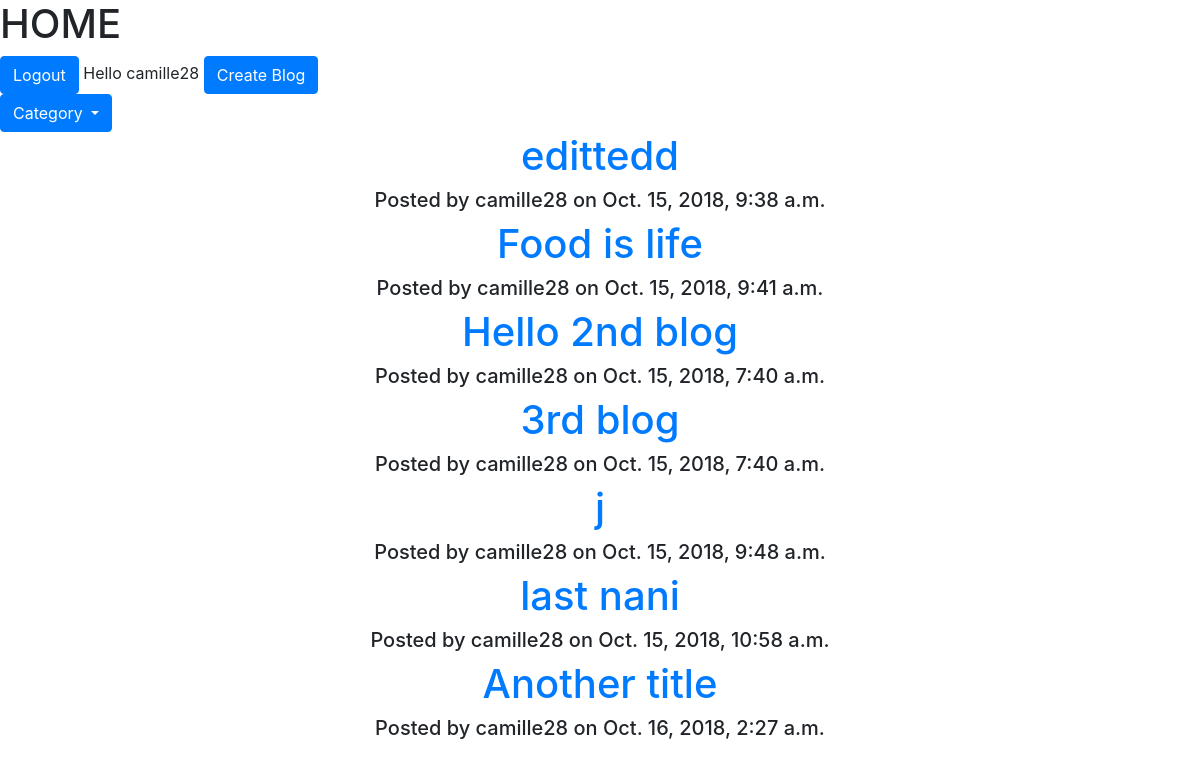
Page /blogs/ (signed in) on the earlier database version.
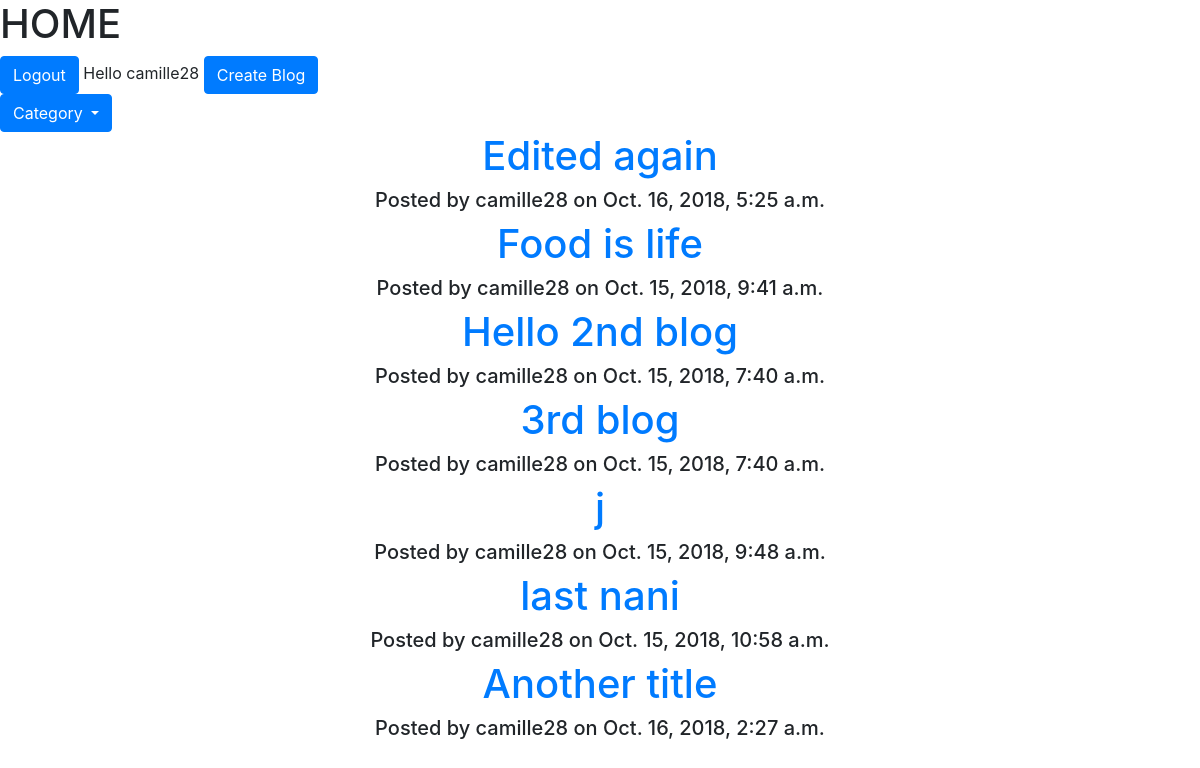
Same page on the later database version.
### mainblog/models.py (models this page shows, shortened)
class Post(models.Model):
    title = models.CharField(max_length=50)
    author = models.ForeignKey(User, on_delete=models.CASCADE)
    date_added = models.DateTimeField(default=timezone.now)
    date_mod = models.DateTimeField(null=True)
    text = models.TextField(null=True)
    is_archived = models.BooleanField(default=False)
    cover_image = models.ImageField(upload_to='cover_images/')
    category = models.ForeignKey("Category", on_delete=models.CASCADE)
    tag = models.ManyToManyField("Tag")

### mainblog/views.py (the view)
# urls.py: path('', views.index, name='index'),
def index(request):
    posts = Post.objects.filter(is_archived=False)
    category = Category.objects.all()
    if request.user.is_authenticated:
        posts = posts.filter(author=request.user)
    context = {'posts': posts, 'category': category}
    return render(request,'home.html', context)

### templates/home.html (shortened to what this page needs)
{% extends 'base.html'%}
{% block content %}
<h1> HOME </h1>
 {% if user.is_authenticated %}
        <a class="btn btn-primary" href="{% url 'signout'%}">Logout</a>
        Hello {{user.username}}
        <span><a class="btn btn-primary" href="{% url 'create_post' %}">Create Blog </a></span>
        <div class="dropdown">
            <button class="btn btn-primary dropdown-toggle" type="button" id="dropdownMenuButton" data-toggle="dropdown" aria-haspopup="true" aria-expanded="false"> Category </button>
        </div>
        <center>
        <div class="container">
            {% for post in posts %}
                <h1> <a href="{% url 'blog_post' post.id %}"> {{ post.title }} </a></h1>
                <h5> Posted by  {{ post.author }} on  {{ post.date_added}} </h5>
            {% endfor %}
        </div>
        </center>
 {% else %}
        <p><a href="{% url 'signup'%}"> signup </p>
        <p><a href="{% url 'signin'%}"> login </p>
 {% endif %}
{% endblock %}

### templates/base.html (shortened to what this page needs)
{% load static %}
<!DOCTYPE html>
<html>
<head>
    <link rel="stylesheet" href="{% static 'css/bootstrap.min.css'%}" type="text/css">
</head>
<body>
{% block content %}
{% endblock %}
</body>
</html>

Differences in the rows shown:
changed Post: title "edittedd" → "Edited again"; date_added "Oct. 15, 2018, 9:38 a.m." → "Oct. 16, 2018, 5:25 a.m."
